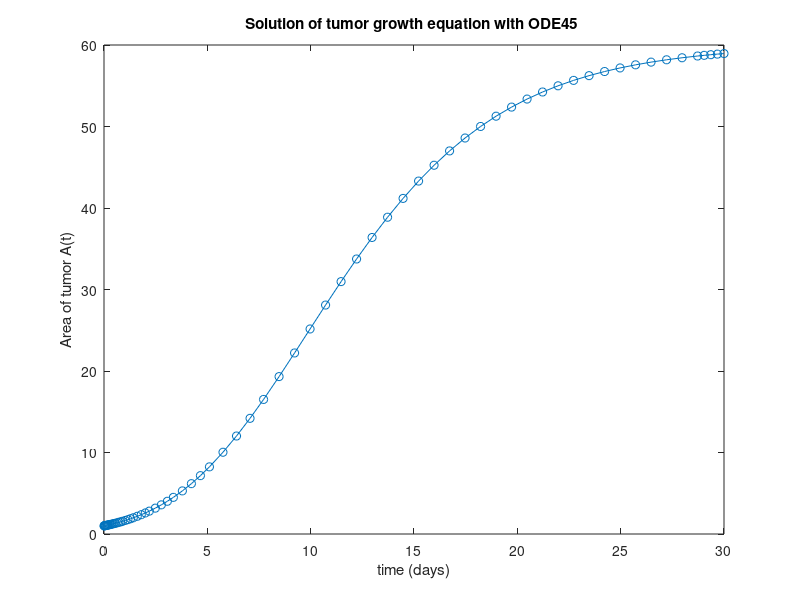

Write the MATLAB code that produced this figure.
%MichikoFeehan  
%May 3, 2017  
%Numerical Integration of ODE

%Part (f): Solve for A(t) for (0 <= t <= 30) using MATLAB function ode45().
%Plot A(t) as a function of time.

tspan = [0,30]; %time initial to time final  
y0 = 1; %initial condition
[t,y] = ode45(@(t,y) ((0.8*y)*(1-(y/60)^(0.25))), tspan,y0);

plot(t,y,'-o')
title('Solution of tumor growth equation with ODE45 ');
xlabel('time (days)');
ylabel('Area of tumor A(t)');
